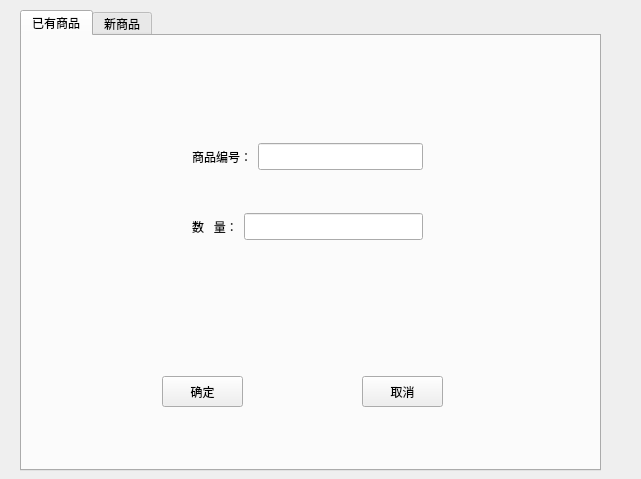
<?xml version="1.0" encoding="UTF-8"?>
<ui version="4.0">
 <class>Buy2</class>
 <widget class="QWidget" name="Buy2">
  <property name="geometry">
   <rect>
    <x>0</x>
    <y>0</y>
    <width>641</width>
    <height>479</height>
   </rect>
  </property>
  <property name="windowTitle">
   <string>Form</string>
  </property>
  <widget class="QTabWidget" name="tabWidget">
   <property name="geometry">
    <rect>
     <x>20</x>
     <y>10</y>
     <width>581</width>
     <height>461</height>
    </rect>
   </property>
   <property name="currentIndex">
    <number>0</number>
   </property>
   <widget class="QWidget" name="tab">
    <attribute name="title">
     <string>已有商品</string>
    </attribute>
    <widget class="QPushButton" name="enterButton">
     <property name="geometry">
      <rect>
       <x>140</x>
       <y>340</y>
       <width>81</width>
       <height>31</height>
      </rect>
     </property>
     <property name="text">
      <string>确定</string>
     </property>
     <property name="checkable">
      <bool>false</bool>
     </property>
    </widget>
    <widget class="QWidget" name="layoutWidget">
     <property name="geometry">
      <rect>
       <x>160</x>
       <y>80</y>
       <width>251</width>
       <height>151</height>
      </rect>
     </property>
     <layout class="QVBoxLayout" name="verticalLayout_2">
      <item>
       <layout class="QHBoxLayout" name="goodsNumLayout_2">
        <property name="leftMargin">
         <number>10</number>
        </property>
        <property name="topMargin">
         <number>10</number>
        </property>
        <property name="rightMargin">
         <number>10</number>
        </property>
        <property name="bottomMargin">
         <number>10</number>
        </property>
        <item>
         <widget class="QLabel" name="label_3">
          <property name="text">
           <string>商品编号：</string>
          </property>
         </widget>
        </item>
        <item>
         <widget class="QLineEdit" name="goodsNum">
          <property name="font">
           <font>
            <pointsize>12</pointsize>
           </font>
          </property>
         </widget>
        </item>
       </layout>
      </item>
      <item>
       <layout class="QHBoxLayout" name="goodsQuantityLayout_2">
        <property name="leftMargin">
         <number>10</number>
        </property>
        <property name="topMargin">
         <number>10</number>
        </property>
        <property name="rightMargin">
         <number>10</number>
        </property>
        <property name="bottomMargin">
         <number>10</number>
        </property>
        <item>
         <widget class="QLabel" name="label_4">
          <property name="text">
           <string>数   量：</string>
          </property>
         </widget>
        </item>
        <item>
         <widget class="QLineEdit" name="goodsQuantity">
          <property name="font">
           <font>
            <pointsize>12</pointsize>
           </font>
          </property>
         </widget>
        </item>
       </layout>
      </item>
     </layout>
    </widget>
    <widget class="QPushButton" name="cancelButton">
     <property name="geometry">
      <rect>
       <x>340</x>
       <y>340</y>
       <width>81</width>
       <height>31</height>
      </rect>
     </property>
     <property name="text">
      <string>取消</string>
     </property>
    </widget>
   </widget>
   <widget class="QWidget" name="tab_2">
    <attribute name="title">
     <string>新商品</string>
    </attribute>
    <widget class="QPushButton" name="newEnterButton">
     <property name="geometry">
      <rect>
       <x>120</x>
       <y>390</y>
       <width>75</width>
       <height>23</height>
      </rect>
     </property>
     <property name="text">
      <string>确定</string>
     </property>
    </widget>
    <widget class="QPushButton" name="newCancelButton">
     <property name="geometry">
      <rect>
       <x>340</x>
       <y>390</y>
       <width>75</width>
       <height>23</height>
      </rect>
     </property>
     <property name="text">
      <string>取消</string>
     </property>
    </widget>
    <widget class="QWidget" name="layoutWidget">
     <property name="geometry">
      <rect>
       <x>110</x>
       <y>30</y>
       <width>311</width>
       <height>321</height>
      </rect>
     </property>
     <layout class="QVBoxLayout" name="verticalLayout_3">
      <item>
       <layout class="QHBoxLayout" name="goodsNumLayout_3">
        <property name="leftMargin">
         <number>10</number>
        </property>
        <property name="topMargin">
         <number>10</number>
        </property>
        <property name="rightMargin">
         <number>10</number>
        </property>
        <property name="bottomMargin">
         <number>10</number>
        </property>
        <item>
         <widget class="QLabel" name="label_5">
          <property name="text">
           <string>商品编号：</string>
          </property>
         </widget>
        </item>
        <item>
         <widget class="QLineEdit" name="goodsNum2"/>
        </item>
       </layout>
      </item>
      <item>
       <layout class="QHBoxLayout" name="goodsQuantityLayout_3">
        <property name="leftMargin">
         <number>10</number>
        </property>
        <property name="topMargin">
         <number>10</number>
        </property>
        <property name="rightMargin">
         <number>10</number>
        </property>
        <property name="bottomMargin">
         <number>10</number>
        </property>
        <item>
         <widget class="QLabel" name="label_6">
          <property name="text">
           <string>数    量：</string>
          </property>
         </widget>
        </item>
        <item>
         <widget class="QLineEdit" name="goodsQuantity2"/>
        </item>
       </layout>
      </item>
      <item>
       <layout class="QHBoxLayout" name="horizontalLayout_5">
        <property name="leftMargin">
         <number>10</number>
        </property>
        <property name="topMargin">
         <number>10</number>
        </property>
        <property name="rightMargin">
         <number>10</number>
        </property>
        <property name="bottomMargin">
         <number>10</number>
        </property>
        <item>
         <widget class="QLabel" name="label_7">
          <property name="text">
           <string>商品名称：</string>
          </property>
         </widget>
        </item>
        <item>
         <widget class="QLineEdit" name="goodsName"/>
        </item>
       </layout>
      </item>
      <item>
       <layout class="QHBoxLayout" name="horizontalLayout_4">
        <property name="leftMargin">
         <number>10</number>
        </property>
        <property name="topMargin">
         <number>10</number>
        </property>
        <property name="rightMargin">
         <number>10</number>
        </property>
        <property name="bottomMargin">
         <number>10</number>
        </property>
        <item>
         <widget class="QLabel" name="label_8">
          <property name="text">
           <string>销售价格：</string>
          </property>
         </widget>
        </item>
        <item>
         <widget class="QLineEdit" name="salePrice"/>
        </item>
       </layout>
      </item>
      <item>
       <layout class="QHBoxLayout" name="horizontalLayout_3">
        <property name="leftMargin">
         <number>10</number>
        </property>
        <property name="topMargin">
         <number>10</number>
        </property>
        <property name="rightMargin">
         <number>10</number>
        </property>
        <property name="bottomMargin">
         <number>10</number>
        </property>
        <item>
         <widget class="QLabel" name="label_9">
          <property name="sizePolicy">
           <sizepolicy hsizetype="Fixed" vsizetype="Fixed">
            <horstretch>0</horstretch>
            <verstretch>0</verstretch>
           </sizepolicy>
          </property>
          <property name="minimumSize">
           <size>
            <width>60</width>
            <height>21</height>
           </size>
          </property>
          <property name="text">
           <string>积分率：</string>
          </property>
         </widget>
        </item>
        <item>
         <widget class="QSpinBox" name="scorePercent"/>
        </item>
        <item>
         <widget class="QLabel" name="label">
          <property name="text">
           <string>%</string>
          </property>
         </widget>
        </item>
       </layout>
      </item>
      <item>
       <layout class="QHBoxLayout" name="horizontalLayout_2">
        <property name="leftMargin">
         <number>10</number>
        </property>
        <property name="topMargin">
         <number>10</number>
        </property>
        <property name="rightMargin">
         <number>10</number>
        </property>
        <property name="bottomMargin">
         <number>10</number>
        </property>
        <item>
         <widget class="QLabel" name="label_10">
          <property name="sizePolicy">
           <sizepolicy hsizetype="Fixed" vsizetype="Fixed">
            <horstretch>0</horstretch>
            <verstretch>0</verstretch>
           </sizepolicy>
          </property>
          <property name="minimumSize">
           <size>
            <width>60</width>
            <height>21</height>
           </size>
          </property>
          <property name="text">
           <string>折扣率：</string>
          </property>
         </widget>
        </item>
        <item>
         <widget class="QSpinBox" name="discountPercent"/>
        </item>
        <item>
         <widget class="QLabel" name="label_2">
          <property name="text">
           <string>%</string>
          </property>
         </widget>
        </item>
       </layout>
      </item>
      <item>
       <layout class="QHBoxLayout" name="horizontalLayout">
        <property name="spacing">
         <number>10</number>
        </property>
        <property name="leftMargin">
         <number>10</number>
        </property>
        <property name="topMargin">
         <number>10</number>
        </property>
        <property name="rightMargin">
         <number>10</number>
        </property>
        <property name="bottomMargin">
         <number>10</number>
        </property>
        <item>
         <widget class="QLabel" name="label_11">
          <property name="maximumSize">
           <size>
            <width>144</width>
            <height>20</height>
           </size>
          </property>
          <property name="text">
           <string>生产厂家：</string>
          </property>
         </widget>
        </item>
        <item>
         <widget class="QLineEdit" name="produce"/>
        </item>
       </layout>
      </item>
     </layout>
    </widget>
   </widget>
  </widget>
 </widget>
 <resources/>
 <connections/>
</ui>
